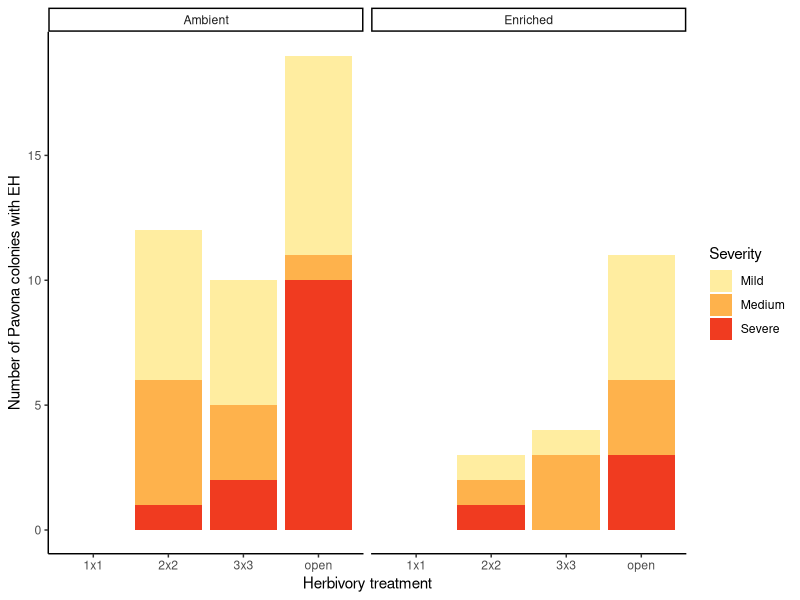
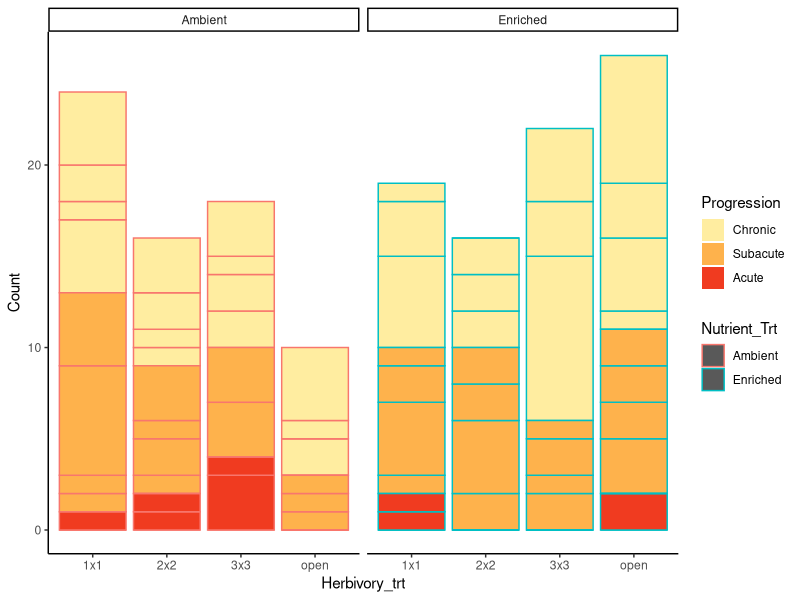
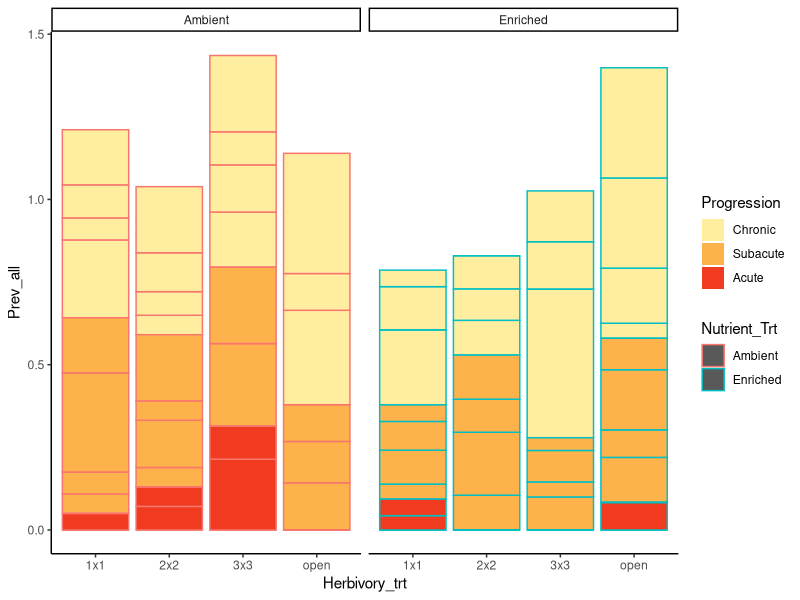
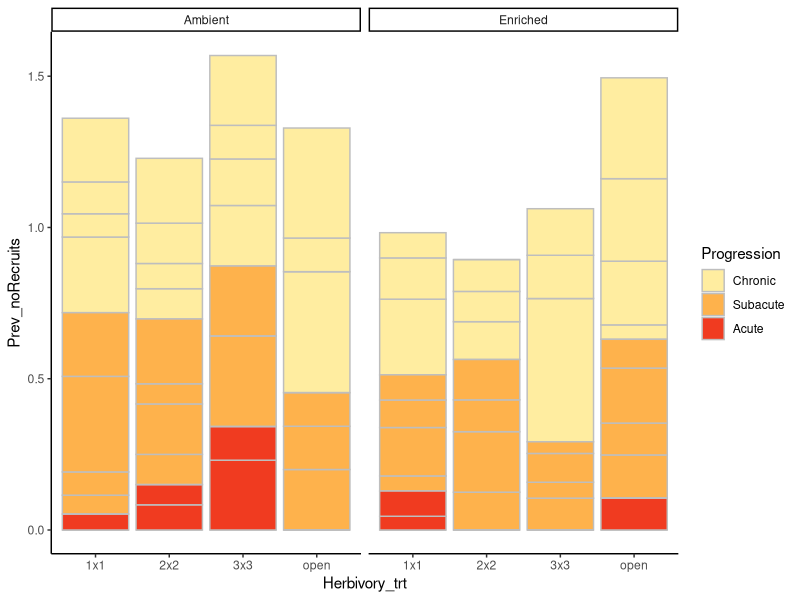
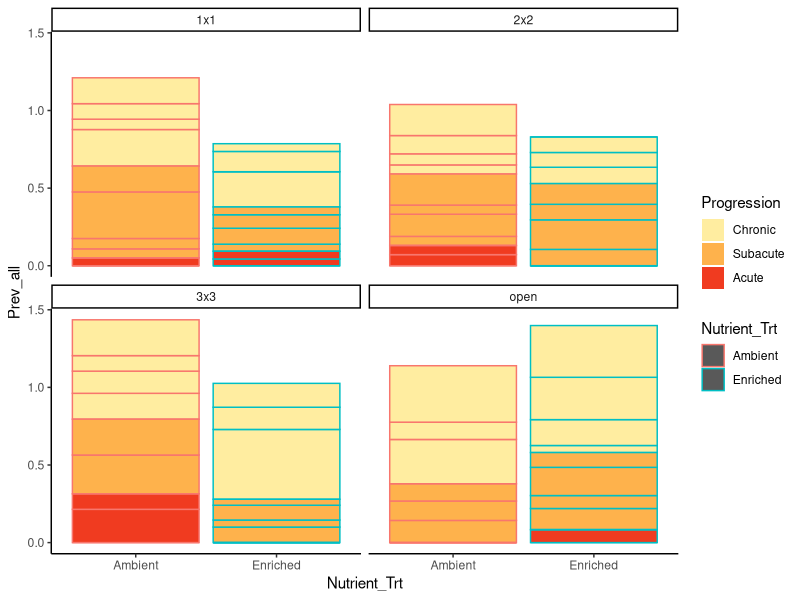
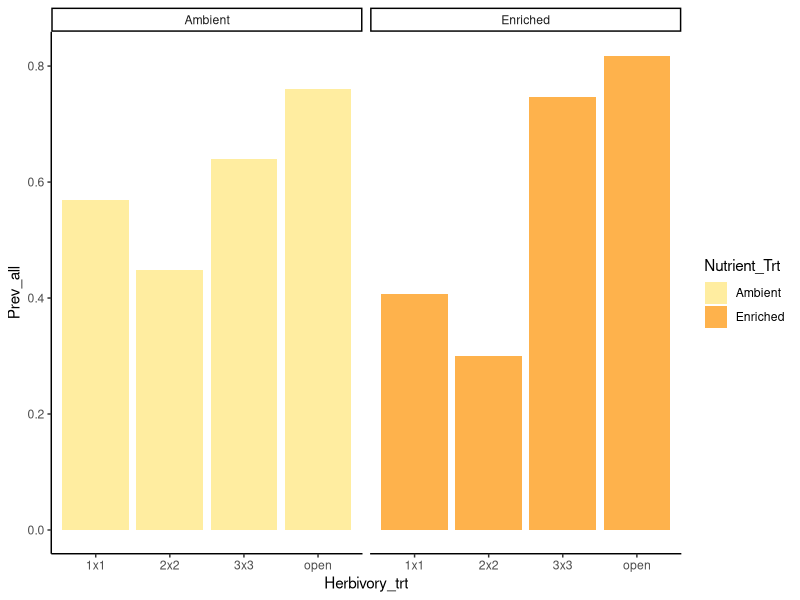
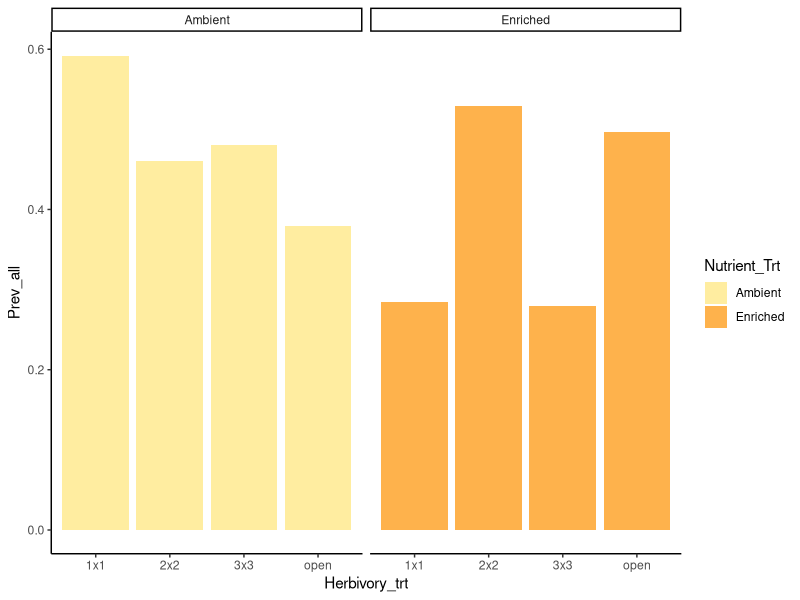
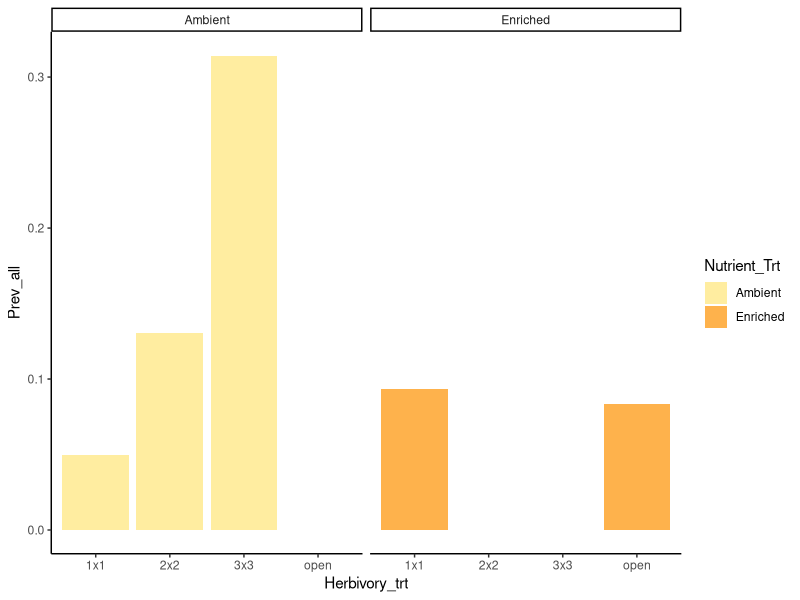

The R source for these figures, in order:
## ---- chunk 1
knitr::opts_chunk$set(echo = TRUE)


require(here)
require(tidyverse)
require(RColorBrewer)
## ---- chunk 2
surveys <- read_csv("data/disease_surveys.csv")
colony_counts <- read_csv("data/colony_counts_T12.csv")
## ---- chunk 3
surveys %>% 
  filter(Genus == "Pavona" & Suspected_disease == "EH") %>% 
  # start looking without thinking about size?
  group_by(Block, Herbivory_trt, Progression) %>% 
  summarize(Count = n()) %>% 
  pivot_wider(names_from = Progression, values_from = Count) %>% 
  full_join(colony_counts) %>%
  filter(Disturbance_Trt == "Intact") %>% 
  mutate(Medium = replace_na(Medium, 0),
         Mild = replace_na(Mild, 0),
         Severe = replace_na(Severe, 0)) %>% 
  ungroup() %>% 
  select(-Pocillopora_colonies, -Poc_norecruits, -Acropora_colonies, -Notes) %>% 
  pivot_longer(cols = c("Medium", "Mild", "Severe"),
               names_to = "Severity",
               values_to = "Count") %>% 
  # reorder factors
  mutate(Herbivory_trt = factor(Herbivory_trt, levels = c("1x1", "2x2", "3x3", "open"))) %>% 
  mutate(Severity = factor(Severity, levels = c("Mild", "Medium", "Severe"))) -> pavEH
## ---- chunk 4
pavEH %>% 
  ggplot(aes(x = Herbivory_trt, y = Count, fill = Severity)) +
  geom_bar(stat = "identity") +
  scale_fill_manual(values = brewer.pal(n = 3, name = "YlOrRd")) +
  theme_classic() + 
  facet_wrap(~Nutrient_Trt) +
  xlab("Herbivory treatment") +
  ylab("Number of Pavona colonies with EH")

ggsave(here("figs/PavEHAbundance.jpg"), height = 3.5, width = 6)
## ---- chunk 5
# what are our options here?
surveys %>% 
  filter(Genus == "Pocillopora") %>% 
  select(Suspected_disease) %>% unique() %>% arrange() %>% view()


## ---- chunk 6

surveys %>% 
  filter(Genus == "Pocillopora" & (Suspected_disease == "TL_ciliate" | Suspected_disease == "TL")) %>% 
  # start looking without thinking about size?
  group_by(Block, Herbivory_trt, Progression) %>% 
  summarize(Count = n()) %>% 
  pivot_wider(names_from = Progression, values_from = Count) %>% 
  full_join(colony_counts) %>%
  filter(Disturbance_Trt == "Intact") %>% 
  mutate(Acute = replace_na(Acute, 0),
         Subacute = replace_na(Subacute, 0),
         Chronic = replace_na(Chronic, 0)) %>% 
  ungroup() %>% 
  select(-Acropora_colonies, -Notes) %>% 
  pivot_longer(cols = c("Acute", "Subacute", "Chronic"),
               names_to = "Progression",
               values_to = "Count") %>% 
  # reorder factors
  mutate(Herbivory_trt = factor(Herbivory_trt, levels = c("1x1", "2x2", "3x3", "open"))) %>% 
  mutate(Progression = factor(Progression, levels = c("Chronic", "Subacute", "Acute"))) %>% 
  # get prevalences
  mutate(Prev_all = Count/Pocillopora_colonies,
         Prev_noRecruits = Count/Poc_norecruits) -> pocTL
  

## ---- chunk 7
pocTL %>% 
  ggplot(aes(x = Herbivory_trt, y = Count, fill = Progression, color = Nutrient_Trt,)) +
  geom_bar(stat = "identity") +
  scale_fill_manual(values = brewer.pal(n = 3, name = "YlOrRd")) +
  theme_classic() + 
  facet_wrap(~Nutrient_Trt)
## ---- chunk 8
pocTL %>% 
  ggplot(aes(x = Herbivory_trt, y = Prev_all, fill = Progression, color = Nutrient_Trt,)) +
  geom_bar(stat = "identity") +
  scale_fill_manual(values = brewer.pal(n = 3, name = "YlOrRd")) +
  theme_classic() + 
  facet_wrap(~Nutrient_Trt)
## ---- chunk 9
pocTL %>% 
  ggplot(aes(x = Herbivory_trt, y = Prev_noRecruits, fill = Progression)) +
  geom_bar(stat = "identity", color = "gray") +
  scale_fill_manual(values = brewer.pal(n = 3, name = "YlOrRd")) +
  theme_classic() + 
  facet_wrap(~Nutrient_Trt)
## ---- chunk 10
pocTL %>% 
  ggplot(aes(x = Nutrient_Trt, y = Prev_all, color = Nutrient_Trt, fill = Progression)) +
  geom_bar(stat = "identity") +
  scale_fill_manual(values = brewer.pal(n = 3, name = "YlOrRd")) +
  theme_classic() + 
  facet_wrap(~Herbivory_trt)
## ---- chunk 11

pocTL %>% 
  filter(Progression == "Chronic") %>% 
  ggplot(aes(x = Herbivory_trt, y = Prev_all, fill =  Nutrient_Trt)) +
  geom_bar(stat = "identity") +
  scale_fill_manual(values = brewer.pal(n = 3, name = "YlOrRd")) +
  theme_classic() + 
  facet_wrap(~Nutrient_Trt)

## ---- chunk 12

pocTL %>% 
  filter(Progression == "Subacute") %>% 
  ggplot(aes(x = Herbivory_trt, y = Prev_all, fill =  Nutrient_Trt)) +
  geom_bar(stat = "identity") +
  scale_fill_manual(values = brewer.pal(n = 3, name = "YlOrRd")) +
  theme_classic() + 
  facet_wrap(~Nutrient_Trt)

## ---- chunk 13

pocTL %>% 
  filter(Progression == "Acute") %>% 
  ggplot(aes(x = Herbivory_trt, y = Prev_all, fill =  Nutrient_Trt)) +
  geom_bar(stat = "identity") +
  scale_fill_manual(values = brewer.pal(n = 3, name = "YlOrRd")) +
  theme_classic() + 
  facet_wrap(~Nutrient_Trt)

## ---- chunk 14

pocTL %>% 
  filter(Progression == "Acute" | Progression == "Subacute") %>% 
  ggplot(aes(x = Herbivory_trt, y = Prev_all, fill = Progression, color = Nutrient_Trt,)) +
  geom_bar(stat = "identity") +
  scale_fill_manual(values = brewer.pal(n = 3, name = "YlOrRd")) +
  theme_classic() + 
  facet_wrap(~Nutrient_Trt)

## ---- chunk 15
surveys %>% 
  filter(Genus == "Pocillopora" & (Suspected_disease == "TL_ciliate" | Suspected_disease == "TL")) %>% 
  # start looking without thinking about size?
  group_by(Block, Herbivory_trt) %>% 
  summarize(Count = n()) %>% 
  full_join(colony_counts) %>%
  mutate(Count = replace_na(Count, 0)) %>%
  filter(Disturbance_Trt == "Intact") %>% 
  ungroup() %>% 
  select(-Acropora_colonies, -Notes) %>% 
  mutate(Herbivory_trt = factor(Herbivory_trt, levels = c("1x1", "2x2", "3x3", "open"))) %>% 
  # get prevalences
  mutate(Prev_all = Count/Pocillopora_colonies,
         Prev_noRecruits = Count/Poc_norecruits) -> pocTLmod
## ---- chunk 16
mPoc <- glm(Count ~ Herbivory_trt + Nutrient_Trt + Herbivory_trt:Nutrient_Trt + offset(log(Pocillopora_colonies)), 
    family = poisson(link = "log"),
    data = pocTLmod)
  summary(mPoc) # stepwise selection just selects for nutrient enrichment
## ---- chunk 17
surveys %>% 
  filter(Genus == "Pocillopora" & (Suspected_disease == "TL_ciliate")) %>%
  # start looking without thinking about size?
  group_by(Block, Herbivory_trt, Progression) %>% 
  summarize(Count = n()) %>% 
  pivot_wider(names_from = Progression, values_from = Count) %>% 
  full_join(colony_counts) %>%
  filter(Disturbance_Trt == "Intact") %>% 
  mutate(#Acute = replace_na(Acute, 0),
         Subacute = replace_na(Subacute, 0),
         Chronic = replace_na(Chronic, 0)) %>% 
  ungroup() %>% 
  select(-Acropora_colonies, -Notes) %>% 
  pivot_longer(cols = c( "Subacute", "Chronic"), 
               names_to = "Progression",
               values_to = "Count") %>% 
  # reorder factors
  mutate(Herbivory_trt = factor(Herbivory_trt, levels = c("1x1", "2x2", "3x3", "open"))) %>% 
  mutate(Progression = factor(Progression, levels = c("Chronic", "Subacute"))) %>% 
  # get prevalences
  mutate(Prev_all = Count/Pocillopora_colonies,
         Prev_noRecruits = Count/Poc_norecruits) -> pocTLcil
  

## ---- chunk 18
pocTLcil %>% 
  ggplot(aes(x = Herbivory_trt, y = Count, fill = Progression, color = Nutrient_Trt,)) +
  geom_bar(stat = "identity") +
  scale_fill_manual(values = brewer.pal(n = 3, name = "YlOrRd")) +
  theme_classic() + 
  facet_wrap(~Nutrient_Trt)
## ---- chunk 19
pocTLcil %>% 
  ggplot(aes(x = Herbivory_trt, y = Prev_all, fill = Progression, color = Nutrient_Trt,)) +
  geom_bar(stat = "identity") +
  scale_fill_manual(values = brewer.pal(n = 3, name = "YlOrRd")) +
  theme_classic() + 
  facet_wrap(~Nutrient_Trt) +
  xlab("Herbivory treatment") +
  ylab("Ciliate + tissue loss prevalence")


ggsave(here("figs/SEBprevalence.jpg"), height = 3.5, width = 6)


## ---- chunk 20
pocTLcil %>% 
  ggplot(aes(x = Herbivory_trt, y = Prev_noRecruits, fill = Progression)) +
  geom_bar(stat = "identity", color = "gray") +
  scale_fill_manual(values = brewer.pal(n = 3, name = "YlOrRd")) +
  theme_classic() + 
  facet_wrap(~Nutrient_Trt)
## ---- chunk 21
pocTLcil %>% 
  ggplot(aes(x = Nutrient_Trt, y = Prev_all, color = Nutrient_Trt, fill = Progression)) +
  geom_bar(stat = "identity") +
  scale_fill_manual(values = brewer.pal(n = 3, name = "YlOrRd")) +
  theme_classic() + 
  facet_wrap(~Herbivory_trt)
## ---- chunk 22

pocTLcil %>% 
  filter(Progression == "Chronic") %>% 
  ggplot(aes(x = Herbivory_trt, y = Prev_all, fill =  Nutrient_Trt)) +
  geom_bar(stat = "identity") +
  scale_fill_manual(values = brewer.pal(n = 3, name = "YlOrRd")) +
  theme_classic() + 
  facet_wrap(~Nutrient_Trt)

## ---- chunk 23

pocTLcil %>% 
  filter(Progression == "Subacute") %>% 
  ggplot(aes(x = Herbivory_trt, y = Prev_all, fill =  Nutrient_Trt)) +
  geom_bar(stat = "identity") +
  scale_fill_manual(values = brewer.pal(n = 3, name = "YlOrRd")) +
  theme_classic() + 
  facet_wrap(~Nutrient_Trt)

## ---- chunk 24

pocTLcil %>% 
  filter(Progression == "Acute" | Progression == "Subacute") %>% 
  ggplot(aes(x = Herbivory_trt, y = Prev_all, fill = Progression, color = Nutrient_Trt,)) +
  geom_bar(stat = "identity") +
  scale_fill_manual(values = brewer.pal(n = 3, name = "YlOrRd")) +
  theme_classic() + 
  facet_wrap(~Nutrient_Trt)

## ---- chunk 25
surveys %>% 
  filter(Genus == "Pocillopora" & (Suspected_disease == "TL_ciliate" )) %>% 
  # start looking without thinking about size?
  group_by(Block, Herbivory_trt) %>% 
  summarize(Count = n()) %>% 
  full_join(colony_counts) %>%
  mutate(Count = replace_na(Count, 0)) %>% 
  filter(Disturbance_Trt == "Intact") %>% 
  ungroup() %>% 
  select(-Acropora_colonies, -Notes) %>% 
  mutate(Herbivory_trt = factor(Herbivory_trt, levels = c("1x1", "2x2", "3x3", "open"))) %>% 
  # get prevalences
  mutate(Prev_all = Count/Pocillopora_colonies,
         Prev_noRecruits = Count/Poc_norecruits) -> pocTLcilmod
## ---- chunk 26
mPocCil <- glm(Count ~ Herbivory_trt + offset(log(Pocillopora_colonies)), 
    family = poisson(link = "log"),
    data = pocTLcilmod)
  summary(mPocCil) # a stepwise selects for herbivory treatment
## ---- chunk 27
surveys %>% 
  filter(Genus == "Pocillopora" & (Suspected_disease == "Bleach_base_or_side")) %>%
  mutate(Progression = case_when(is.na(Progression) ~ "Normal", 
                                       TRUE ~ Progression)) %>% 
  # start looking without thinking about size?
  group_by(Block, Herbivory_trt, Progression) %>% 
  summarize(Count = n()) %>% 
  pivot_wider(names_from = Progression, values_from = Count) %>% 
  full_join(colony_counts) %>%
  filter(Disturbance_Trt == "Intact") %>% 
  mutate(Normal = replace_na(Normal, 0),
         Chill = replace_na(Chill, 0)) %>% 
  ungroup() %>% 
  select(-Acropora_colonies, -Notes) %>% 
  pivot_longer(cols = c( "Normal", "Chill"), 
               names_to = "Severity",
               values_to = "Count") %>% 
  # reorder factors
  mutate(Herbivory_trt = factor(Herbivory_trt, levels = c("1x1", "2x2", "3x3", "open"))) %>% 
  mutate(Severity = factor(Severity, levels = c("Chill", "Normal"))) %>% 
  # get prevalences
  mutate(Prev_all = Count/Pocillopora_colonies,
         Prev_noRecruits = Count/Poc_norecruits) -> pocBleach
  

## ---- chunk 28
pocBleach %>% 
  ggplot(aes(x = Herbivory_trt, y = Count, fill = Severity, color = Nutrient_Trt,)) +
  geom_bar(stat = "identity") +
  scale_fill_manual(values = brewer.pal(n = 3, name = "YlOrRd")) +
  theme_classic() + 
  facet_wrap(~Nutrient_Trt)
## ---- chunk 29
pocBleach %>% 
  ggplot(aes(x = Herbivory_trt, y = Prev_all, fill = Severity, color = Nutrient_Trt,)) +
  geom_bar(stat = "identity") +
  scale_fill_manual(values = brewer.pal(n = 3, name = "YlOrRd")) +
  theme_classic() + 
  facet_wrap(~Nutrient_Trt)
## ---- chunk 30
pocBleach %>% 
  ggplot(aes(x = Herbivory_trt, y = Prev_noRecruits, fill = Severity)) +
  geom_bar(stat = "identity", color = "gray") +
  scale_fill_manual(values = brewer.pal(n = 3, name = "YlOrRd")) +
  theme_classic() + 
  facet_wrap(~Nutrient_Trt)
## ---- chunk 31
pocBleach %>% 
  ggplot(aes(x = Nutrient_Trt, y = Prev_all, color = Nutrient_Trt, fill = Severity)) +
  geom_bar(stat = "identity") +
  scale_fill_manual(values = brewer.pal(n = 3, name = "YlOrRd")) +
  theme_classic() + 
  facet_wrap(~Herbivory_trt)
## ---- chunk 32

pocBleach %>% 
  filter(Severity == "Normal") %>% 
  ggplot(aes(x = Herbivory_trt, y = Prev_all, fill =  Nutrient_Trt)) +
  geom_bar(stat = "identity") +
  scale_fill_manual(values = brewer.pal(n = 3, name = "YlOrRd")) +
  theme_classic() + 
  facet_wrap(~Nutrient_Trt)

## ---- chunk 33
surveys %>% 
  filter(Genus == "Pocillopora" & (Suspected_disease == "Bleach_base_or_side" )) %>% 
  # remove chillers for now?
  filter(is.na(Progression)) %>% 
  # start looking without thinking about size?
  group_by(Block, Herbivory_trt) %>% 
  summarize(Count = n()) %>% 
  full_join(colony_counts) %>%
  mutate(Count = replace_na(Count, 0)) %>% 
  filter(Disturbance_Trt == "Intact") %>% 
  ungroup() %>% 
  select(-Acropora_colonies, -Notes) %>% 
  mutate(Herbivory_trt = factor(Herbivory_trt, levels = c("1x1", "2x2", "3x3", "open"))) %>% 
  # get prevalences
  mutate(Prev_all = Count/Pocillopora_colonies,
         Prev_noRecruits = Count/Poc_norecruits) -> pocBleachmod
## ---- chunk 34
mPocBleach <- glm(Count ~ Nutrient_Trt + Herbivory_trt + Nutrient_Trt:Herbivory_trt + offset(log(Pocillopora_colonies)), 
    family = poisson(link = "log"),
    data = pocBleachmod)
  summary(mPocBleach) # a stepwise function keeps interaction
## ---- chunk 35
annotations <- read_csv(here("generated_data/T12annotations.csv"))
## ---- chunk 36
# make annotation fields match
annotations %>% 
  rename(Herbivory_trt = Herb_TRT) -> annotations
 

pocTL %>% 
  # make join fields match
  rename(Block_Plot = Block) %>%  
  mutate(Herbivory_trt = as.character(Herbivory_trt)) %>% 
  mutate(Herbivory_trt = case_when(
      Herbivory_trt == "1x1" ~ "1X1",
      Herbivory_trt == "2x2" ~ "2X2",
      Herbivory_trt == "3x3" ~ "3X3",
      Herbivory_trt == "open" ~ "Open",
      TRUE ~ Herbivory_trt
  )) %>% 
  left_join(annotations) -> pocLoboph
## ---- chunk 37
pocLoboph %>% 
  ggplot(aes(x = Herbivory_trt, y = Pavona, fill = Nutrient_Trt)) +
  geom_boxplot() +
  scale_fill_manual(values = brewer.pal(n = 3, name = "YlOrRd")) +
  theme_classic() + 
  xlab("Herbivory treatment") +
  ylab("Pavona (% cover)") +
  facet_wrap(~Nutrient_Trt) +
  theme(legend.position = "none")

ggsave(here("figs/PavPercentCov.jpg"), height = 3.5, width = 6)
## ---- chunk 38
pocLoboph %>% 
  ggplot(aes(x = Foliose_Lobophora, y = Prev_all, color = Nutrient_Trt)) +
  geom_point() +
  theme_classic() +
  facet_wrap(~Nutrient_Trt) # it would be hard to have less of a pattern here..
## ---- chunk 39
pocLoboph %>% 
  ggplot(aes(x = Macroalgae, y = Prev_all, color = Nutrient_Trt)) +
  geom_point() +
  theme_classic() +
  facet_wrap(~Nutrient_Trt) # it would be hard to have less of a pattern here..
## ---- chunk 40
pocLoboph %>% 
  ggplot(aes(x = Halimeda_spp, y = Prev_all, color = Nutrient_Trt)) +
  geom_point() +
  theme_classic() +
  facet_wrap(~Nutrient_Trt) # it would be hard to have less of a pattern here..
## ---- chunk 41
pocTLcil %>% 
  # make join fields match
  rename(Block_Plot = Block) %>%  
  mutate(Herbivory_trt = as.character(Herbivory_trt)) %>% 
  mutate(Herbivory_trt = case_when(
      Herbivory_trt == "1x1" ~ "1X1",
      Herbivory_trt == "2x2" ~ "2X2",
      Herbivory_trt == "3x3" ~ "3X3",
      Herbivory_trt == "open" ~ "Open",
      TRUE ~ Herbivory_trt
  )) %>% 
  left_join(annotations) -> poccilLoboph
## ---- chunk 42
poccilLoboph %>% 
  ggplot(aes(x = Foliose_Lobophora, y = Prev_all, color = Nutrient_Trt)) +
  geom_point() +
  theme_classic() +
  facet_wrap(~Nutrient_Trt) # Again not much of a pattern--if anything negative
## ---- chunk 43
poccilLoboph %>% 
  ggplot(aes(x = Macroalgae, y = Prev_all, color = Nutrient_Trt)) +
  geom_point() +
  theme_classic() +
  facet_wrap(~Herbivory_trt)  + # Again not much of a pattern--if anything negative
  xlab("Macroalgae % Cover") +
  ylab("Prevalence of ciliate TL") 

ggsave(here("figs/CiliateTLMacroalgae.jpg"), height = 3.5, width = 5)
## ---- chunk 44
pocBleach %>% 
  # make join fields match
  rename(Block_Plot = Block) %>%  
  mutate(Herbivory_trt = as.character(Herbivory_trt)) %>% 
  mutate(Herbivory_trt = case_when(
      Herbivory_trt == "1x1" ~ "1X1",
      Herbivory_trt == "2x2" ~ "2X2",
      Herbivory_trt == "3x3" ~ "3X3",
      Herbivory_trt == "open" ~ "Open",
      TRUE ~ Herbivory_trt
  )) %>% 
  left_join(annotations) -> pocBleachLoboph
## ---- chunk 45
pocBleachLoboph %>% 
  ggplot(aes(x = Foliose_Lobophora, y = Prev_all, color = Nutrient_Trt)) +
  geom_point() +
  theme_classic() +
  facet_wrap(~Herbivory_trt) # noting 
## ---- chunk 46
pocBleachLoboph %>% 
  ggplot(aes(x = Macroalgae, y = Prev_all, color = Nutrient_Trt)) +
  geom_point() +
  theme_classic() +
  facet_wrap(~Herbivory_trt) # noting 
## ---- chunk 47
pocBleachLoboph %>% 
  ggplot(aes(x = Halimeda_spp, y = Prev_all, color = Nutrient_Trt)) +
  geom_point() +
  theme_classic() #+
  facet_wrap(~Herbivory_trt) # This looks the most positive of them all
## ---- chunk 48
# what are our options here?
surveys %>% 
  filter(Genus == "Acropora") %>% 
  group_by(Suspected_disease) %>% summarize(N = n()) 


## ---- chunk 49

surveys %>% 
  filter(Genus == "Acropora" & Suspected_disease == "TL") %>% 
  # start looking without thinking about size?
  group_by(Block, Herbivory_trt, Progression) %>% 
  summarize(Count = n()) %>% 
  pivot_wider(names_from = Progression, values_from = Count) %>% 
  full_join(colony_counts) %>%
  filter(Disturbance_Trt == "Intact") %>% 
  mutate(Subacute = replace_na(Subacute, 0),
         Chronic = replace_na(Chronic, 0)) %>% 
  ungroup() %>% 
  select(-Pocillopora_colonies, -Poc_norecruits, -Notes) %>% 
  pivot_longer(cols = c("Subacute", "Chronic"),
               names_to = "Progression",
               values_to = "Count") %>% 
  # reorder factors
  mutate(Herbivory_trt = factor(Herbivory_trt, levels = c("1x1", "2x2", "3x3", "open"))) %>% 
  mutate(Progression = factor(Progression, levels = c("Chronic", "Subacute", "Acute"))) %>% 
  # get prevalences
  mutate(Prev_all = Count/Acropora_colonies) -> acropTL
  

## ---- chunk 50
acropTL %>% 
  ggplot(aes(x = Herbivory_trt, y = Count, fill = Progression, color = Nutrient_Trt,)) +
  geom_bar(stat = "identity") +
  scale_fill_manual(values = brewer.pal(n = 3, name = "YlOrRd")) +
  theme_classic() + 
  facet_wrap(~Nutrient_Trt) 
## ---- chunk 51
acropTL %>% 
  ggplot(aes(x = Herbivory_trt, y = Prev_all, fill = Progression, color = Nutrient_Trt,)) +
  geom_bar(stat = "identity") +
  scale_fill_manual(values = brewer.pal(n = 3, name = "YlOrRd")) +
  theme_classic() + 
  facet_wrap(~Nutrient_Trt) +
  xlab("Herbivory treatment") +
  ylab("TL prevalence: Acropora") # BUT There are no Acropora in D2 3x3 and Open


ggsave(here("figs/AcroporaTLprevalence.jpg"), width = 6, height = 3.5)
## ---- chunk 52
surveys %>% 
  filter(Genus == "Acropora" & Suspected_disease == "TL") %>% 
  # start looking without thinking about size?
  group_by(Block, Herbivory_trt) %>% 
  summarize(Count = n()) %>% 
  full_join(colony_counts) %>%
  mutate(Count = replace_na(Count, 0)) %>% 
  filter(Disturbance_Trt == "Intact") %>% 
  ungroup() %>% 
  select(-Pocillopora_colonies, -Poc_norecruits, -Notes) %>% 
  mutate(Herbivory_trt = factor(Herbivory_trt, levels = c("1x1", "2x2", "3x3", "open"))) %>% 
  # get prevalences
  mutate(Prev_all = Count/Acropora_colonies) %>% 
  # remove infinite values
  filter(!is.nan(Prev_all)) -> acropTLmod
## ---- chunk 53
mAcropTL <- glm(Count ~ Herbivory_trt + Nutrient_Trt + Herbivory_trt:Nutrient_Trt + offset(log(Acropora_colonies)), 
    family = poisson(link = "log"),
    data = acropTLmod)
  summary(mAcropTL) # stepwise selection just selects for nutrient enrichment but it doesn't look important..?
## ---- chunk 54
acropTL %>% 
  # make join fields match
  rename(Block_Plot = Block) %>%  
  mutate(Herbivory_trt = as.character(Herbivory_trt)) %>% 
  mutate(Herbivory_trt = case_when(
      Herbivory_trt == "1x1" ~ "1X1",
      Herbivory_trt == "2x2" ~ "2X2",
      Herbivory_trt == "3x3" ~ "3X3",
      Herbivory_trt == "open" ~ "Open",
      TRUE ~ Herbivory_trt
  )) %>% 
  left_join(annotations) -> acropTLLoboph
## ---- chunk 55
acropTLLoboph %>% 
  ggplot(aes(x = Foliose_Lobophora, y = Prev_all, color = Nutrient_Trt)) +
  geom_point() +
  theme_classic() +
  facet_wrap(~Herbivory_trt) # nothing--too few data points 
